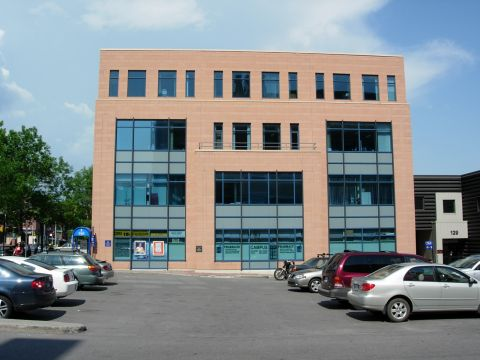
#> input picture dev_tools/opencv/opencv-python/doc/pictures_for_code/building.jpg, 480 x 360 px
$ jupyter execute chapter5_image_transform.ipynb
#> lines starting #> are read from the running program, lines starting #| are printed output that depends on the picture
# 第五章 图像变换

## 平移

沿着 x 或 y 轴对图形进行平移.

[cell 1]
# 平移矩阵
import numpy as np
import cv2

image = cv2.imread("../pictures_for_code/building.jpg")
#> image is the input picture: shape (360, 480, 3); mean B, G, R 138.9, 136.4, 128.9
# M = np.float32([[1, 0, x], [0, 1, y]])   # x, y 表示各个方向上的偏移
## [[1, 0, 25], [0, 1, 50]]
## 其中 [1, 0, 25] 的 25 表示要右移的像素值,负数表示左移
## 其中 [0, 1, 50] 的 50 表示要上移的像素值,负数表示下移
M = np.float32([[1, 0, 25], [0, 1, 50]])
shifted = cv2.warpAffine(image, M, (image.shape[1], image.shape[0]))
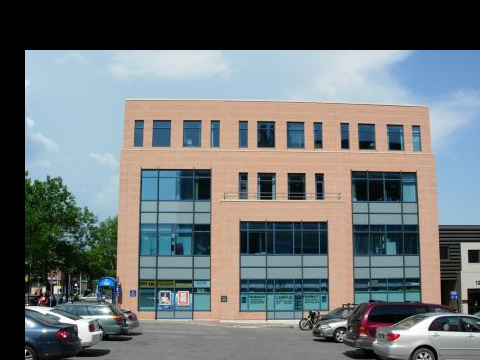
#> shifted: shape (360, 480, 3); mean B, G, R 116.2, 114.8, 108.5
cv2.imshow("Shifted down and right", shifted)

M = np.float32([[1, 0, -50], [0, 1, -90]])
shifted = cv2.warpAffine(image, M, (image.shape[1], image.shape[0]))
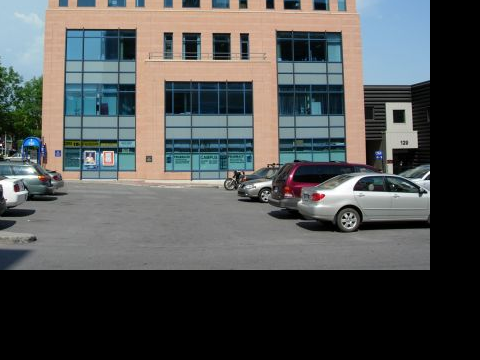
#> shifted: shape (360, 480, 3); mean B, G, R 83.2, 83.7, 81.2
cv2.imshow("Shifted up and left", shifted)

key = cv2.waitKey(0)
#> (key Esc is pressed here)
if key:
    cv2.destroyAllWindows()

## 旋转

**获取旋转矩阵的函数**:
- cv2.getRotationMatrix2D(center, angle, scale) → map_matrix;
- center: 源图像中的旋转中心.
- angle: 旋转角度(单位为度). 正值表示顺时针旋转(坐标原点在左上角).
- scale: 各向同性缩放因子.
- map_matrix: 输出的仿射变换矩阵, 2x3 浮点数矩阵.

[cell 2]
# 旋转矩阵
## [[1, 0, 25], [0, 1, 50]]
## 其中 [1, 0, 25] 的 25 表示要右移的像素值,负数表示左移
## 其中 [0, 1, 50] 的 50 表示要上移的像素值,负数表示下移
(h, w) = image.shape[:2]
#> h = 360; w = 480
center = (w / 2, h / 2)
#> center = (240, 180)

M = cv2.getRotationMatrix2D(center, 45, 0.5)
rotated = cv2.warpAffine(image, M, (w, h))
cv2.imshow("Rotated by 45 degrees", rotated)

M = cv2.getRotationMatrix2D(center, -90, 0.5)
rotated = cv2.warpAffine(image, M, (w, h))
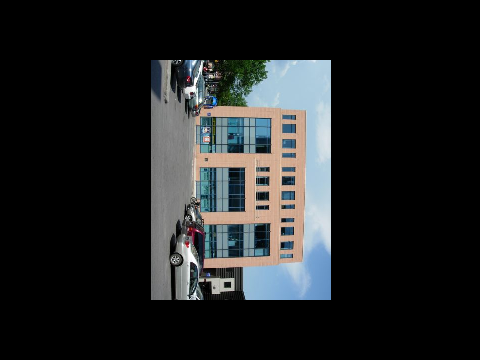
#> rotated: shape (360, 480, 3); mean B, G, R 34.8, 34.1, 32.3
cv2.imshow("Rotated by -90 degrees", rotated)

M = cv2.getRotationMatrix2D(center, 180, 0.8)
rotated = cv2.warpAffine(image, M, (w, h))
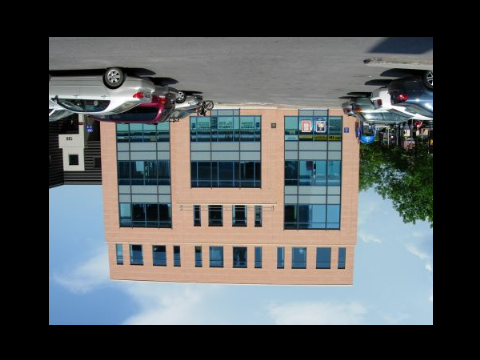
#> rotated: shape (360, 480, 3); mean B, G, R 89, 87.4, 82.6
cv2.imshow("Rotated by 180 Degrees", rotated)

key = cv2.waitKey(0)
#> (key Esc is pressed here)
if key:
    cv2.destroyAllWindows()

# resize 操作

resize 时需要保证图像的长宽比不变, 这样图像就不会变形.

**cv2.resize() 函数**:
- cv2.resize(src, dsize[, dst[, fx[, fy[, interpolation]]]]) → dst;

[cell 3]
## 计算长宽比不变条件下新的图像 shape
(h, w) = image.shape[:2]
r = 150.0 / w
#> r = 0.312
dim = (150, int(r*h))
#> dim = (150, 112)

resized = cv2.resize(image, dim, interpolation = cv2.INTER_LINEAR)
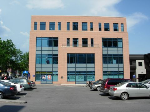
#> resized: shape (112, 150, 3); mean B, G, R 138.5, 136, 128.5
cv2.imshow("Resized", resized)

r = 200.0 / h
#> r = 0.556
dim = (int(r*w), 200)
#> dim = (266, 200)
resized = cv2.resize(image, dim, interpolation = cv2.INTER_LINEAR)
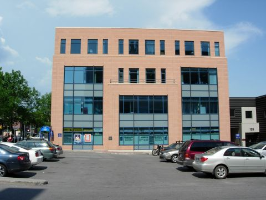
#> resized: shape (200, 266, 3); mean B, G, R 138.8, 136.3, 128.8
cv2.imshow("Resized_height", resized)

key = cv2.waitKey(0)
#> (key Esc is pressed here)
if key:
    cv2.destroyAllWindows()

## imtils

以下是提炼出的图像变换操作.

[cell 4]
#!/usr/bin/env python
#coding=utf-8

import numpy as np
import cv2

# 平移
def shift(image, x, y):
    M = np.float32([[1, 0, x], [0, 1, y]])
    shifted = cv2.warpAffine(image, M, (image.shape[1], image.shape[0]))

    return shifted

# 旋转变换
def rotate(image, angle, center = None, scale = 1.0):
    (h, w) = image.shape[:2]

    if center is None:
        center = (w / 2, h / 2)

    M = cv2.getRotationMatrix2D(center, angle, scale)

    return cv2.warpAffine(image, M, (w, h))


def resize(image, width=None, height=None, inter=cv2.INTER_LINEAR):

    dim = None

    (h,w) = image.shape[:2]

    if width is None and height is None:
        return image

    if height is not None:
        r = height / float(h)
        dim = (int(r*w), height)
    else:
        r = width / float(w)
        dim = (width, int(r*h))

    return cv2.resize(image, dim, interpolation = inter)

## Flip 翻转操作

**cv2.flip() 函数**:
- cv2.flip(src, flipCode[, dst]) → dst;
- flipCode == 0, 垂直翻转, 上半部和下半部交换.
- flipCode > 0, 水平翻转, 左半部和右半部交换.
- flipCode < 0, 同时执行水平和垂直翻转.

[cell 5]
# flip
image = cv2.imread("../pictures_for_code/building.jpg")

flipped = cv2.flip(image, 1)
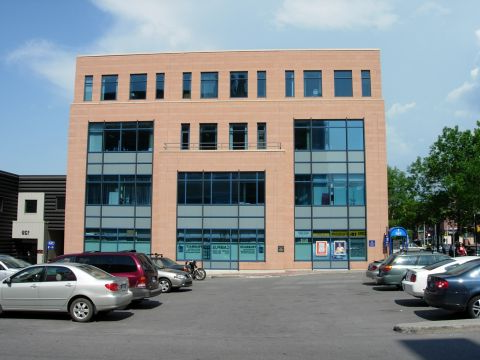
#> flipped: shape (360, 480, 3); mean B, G, R 138.9, 136.4, 128.9
cv2.imshow("Flipped Horizontally", flipped)

flipped = cv2.flip(image, 0)
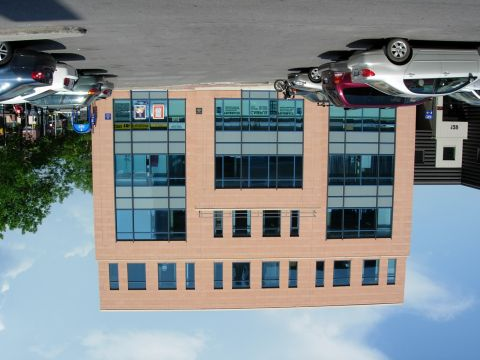
#> flipped: shape (360, 480, 3); mean B, G, R 138.9, 136.4, 128.9
cv2.imshow("Flipped Vertically", flipped)

flipped = cv2.flip(image, -1)
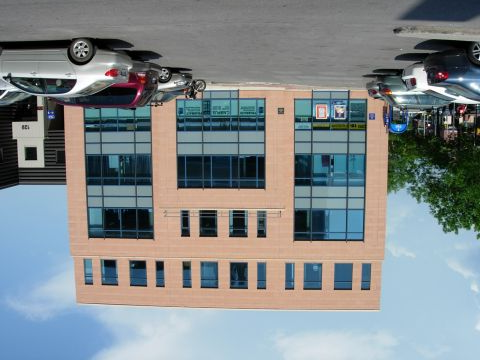
#> flipped: shape (360, 480, 3); mean B, G, R 138.9, 136.4, 128.9
cv2.imshow("Flipped Horizonlly & Vertically", flipped)

key = cv2.waitKey(0)
#> (key Esc is pressed here)
if key:
    cv2.destroyAllWindows()

## 	Crop 操作

Crop 操作并没有直接的函数操作, 是通过 numpy 的切片功能实现的.

[cell 6]
# crop
# 裁剪框的左上角点是(240, 30),右上角点(335, 120)
# numpy slice 的 4 个 indexs: [start_y:end_y, start_x:end_x]

image = cv2.imread("../pictures_for_code/building.jpg")

cropped = image[30:120, 240:335]
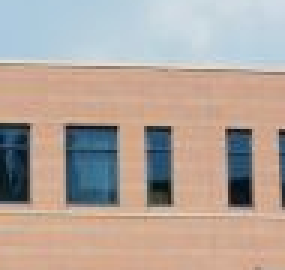
#> cropped: shape (90, 95, 3) (shown 3 times larger); mean B, G, R 156.1, 165.2, 179.3
cv2.imshow("Cropped", cropped)

key = cv2.waitKey(0)
#> (key Esc is pressed here)
if key:
    cv2.destroyAllWindows()
